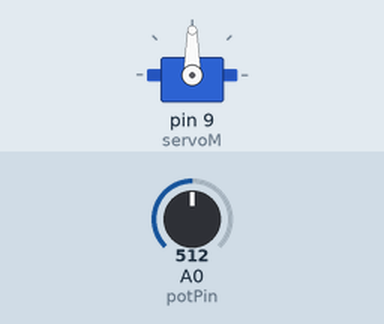
Simulated run of this sketch. Board: Arduino Uno, built with avr-gcc and run on an emulated ATmega328P. Parts: servo. The inputs (shaded band) are chosen by the test bench; at power-on: A0 (potPin) = 512.

Above: at 1.2 s.
1.3 s: A0 (potPin) set to 716
At 2.5 s:
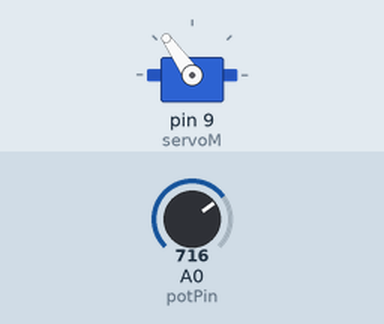
2.8 s: A0 (potPin) set to 900
At 3.4 s:
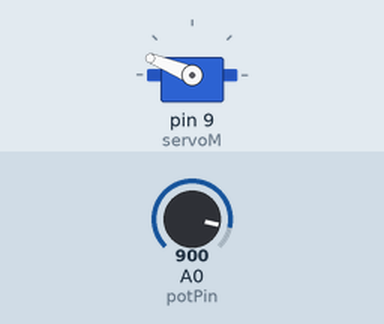
4.3 s: A0 (potPin) set to 1023
At 4.9 s:
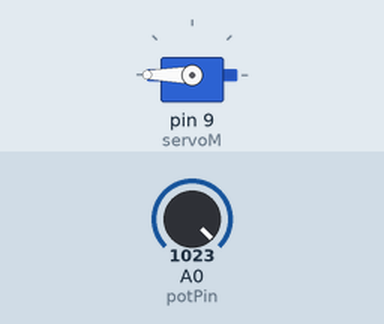
5.8 s: A0 (potPin) set to 306
At 6.9 s:
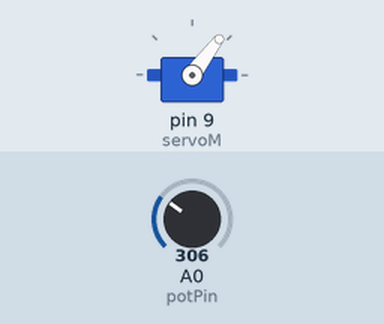
7.3 s: A0 (potPin) set to 122
At 8.3 s:
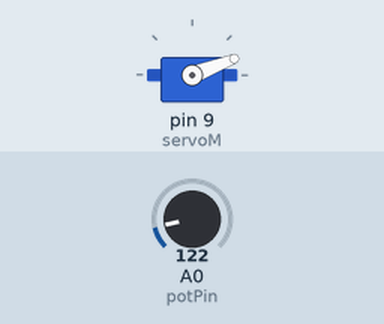
Timing chart, 0 to 9.8 s (numbered marks = the images above; inputs shaded):
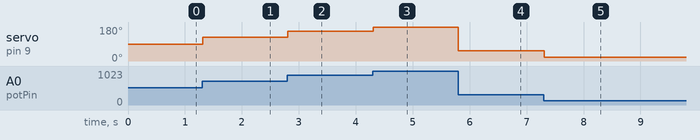

The sketch:

deney2.ino
```cpp
#include <Servo.h>

int potPin = A0;
Servo servoM;
int pos = 0;

void setup() {
  servoM.attach(9);
}

void loop() {
  pos = analogRead(potPin);
  pos = map(pos, 0, 1023, 0, 180);
  servoM.write(pos);
  delay(15);
}
```

Measured:
- after the input at 1.3 s, servo on pin 9 (servoM): 90° → 125° at once
- after the input at 2.8 s, servo on pin 9 (servoM): 125° → 158° at once
- after the input at 4.3 s, servo on pin 9 (servoM): 158° → 180° at once
- after the input at 5.8 s, servo on pin 9 (servoM): 180° → 53° at once
- after the input at 7.3 s, servo on pin 9 (servoM): 53° → 21° at once
